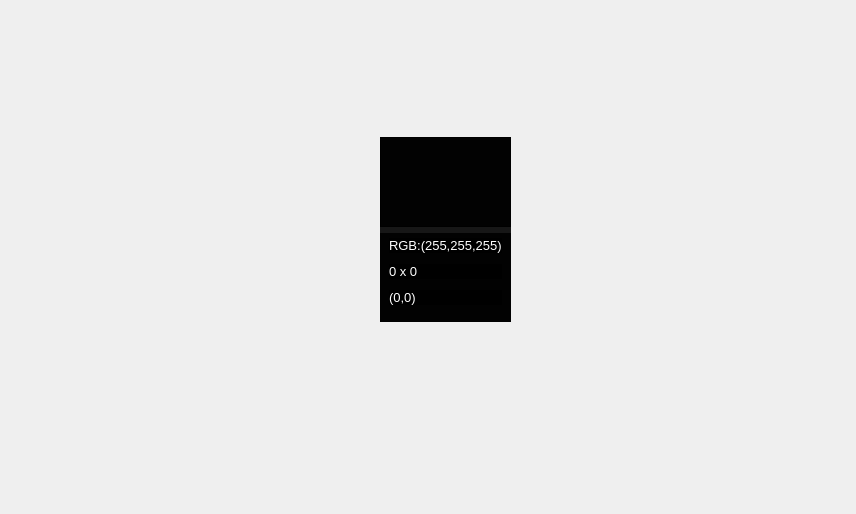
<?xml version="1.0" encoding="UTF-8"?>
<ui version="4.0">
 <class>FreeSnapDialog</class>
 <widget class="QDialog" name="FreeSnapDialog">
  <property name="geometry">
   <rect>
    <x>0</x>
    <y>0</y>
    <width>856</width>
    <height>514</height>
   </rect>
  </property>
  <property name="windowTitle">
   <string>自由截图</string>
  </property>
  <widget class="QWidget" name="widgetInfoContainer" native="true">
   <property name="geometry">
    <rect>
     <x>380</x>
     <y>137</y>
     <width>131</width>
     <height>185</height>
    </rect>
   </property>
   <property name="sizePolicy">
    <sizepolicy hsizetype="Preferred" vsizetype="Preferred">
     <horstretch>0</horstretch>
     <verstretch>0</verstretch>
    </sizepolicy>
   </property>
   <property name="palette">
    <palette>
     <active>
      <colorrole role="Button">
       <brush brushstyle="SolidPattern">
        <color alpha="230">
         <red>0</red>
         <green>0</green>
         <blue>0</blue>
        </color>
       </brush>
      </colorrole>
      <colorrole role="Base">
       <brush brushstyle="SolidPattern">
        <color alpha="230">
         <red>0</red>
         <green>0</green>
         <blue>0</blue>
        </color>
       </brush>
      </colorrole>
      <colorrole role="Window">
       <brush brushstyle="SolidPattern">
        <color alpha="230">
         <red>0</red>
         <green>0</green>
         <blue>0</blue>
        </color>
       </brush>
      </colorrole>
     </active>
     <inactive>
      <colorrole role="Button">
       <brush brushstyle="SolidPattern">
        <color alpha="230">
         <red>0</red>
         <green>0</green>
         <blue>0</blue>
        </color>
       </brush>
      </colorrole>
      <colorrole role="Base">
       <brush brushstyle="SolidPattern">
        <color alpha="230">
         <red>0</red>
         <green>0</green>
         <blue>0</blue>
        </color>
       </brush>
      </colorrole>
      <colorrole role="Window">
       <brush brushstyle="SolidPattern">
        <color alpha="230">
         <red>0</red>
         <green>0</green>
         <blue>0</blue>
        </color>
       </brush>
      </colorrole>
     </inactive>
     <disabled>
      <colorrole role="Button">
       <brush brushstyle="SolidPattern">
        <color alpha="230">
         <red>0</red>
         <green>0</green>
         <blue>0</blue>
        </color>
       </brush>
      </colorrole>
      <colorrole role="Base">
       <brush brushstyle="SolidPattern">
        <color alpha="230">
         <red>0</red>
         <green>0</green>
         <blue>0</blue>
        </color>
       </brush>
      </colorrole>
      <colorrole role="Window">
       <brush brushstyle="SolidPattern">
        <color alpha="230">
         <red>0</red>
         <green>0</green>
         <blue>0</blue>
        </color>
       </brush>
      </colorrole>
     </disabled>
    </palette>
   </property>
   <property name="styleSheet">
    <string notr="true">QWidget {
	background-color: rgba(0, 0, 0, 230)
}
QLabel {
	color: rgb(255, 255, 255)
}</string>
   </property>
   <layout class="QHBoxLayout" name="horizontalLayout">
    <property name="leftMargin">
     <number>0</number>
    </property>
    <property name="topMargin">
     <number>0</number>
    </property>
    <property name="rightMargin">
     <number>0</number>
    </property>
    <property name="bottomMargin">
     <number>0</number>
    </property>
    <item>
     <layout class="QVBoxLayout" name="verticalLayout_3">
      <item>
       <widget class="QLabel" name="labelPreview">
        <property name="sizePolicy">
         <sizepolicy hsizetype="Preferred" vsizetype="Fixed">
          <horstretch>0</horstretch>
          <verstretch>0</verstretch>
         </sizepolicy>
        </property>
        <property name="minimumSize">
         <size>
          <width>0</width>
          <height>90</height>
         </size>
        </property>
        <property name="maximumSize">
         <size>
          <width>16777215</width>
          <height>90</height>
         </size>
        </property>
        <property name="frameShape">
         <enum>QFrame::StyledPanel</enum>
        </property>
        <property name="text">
         <string/>
        </property>
        <property name="alignment">
         <set>Qt::AlignLeading|Qt::AlignLeft|Qt::AlignTop</set>
        </property>
       </widget>
      </item>
      <item>
       <widget class="QWidget" name="widget" native="true">
        <layout class="QVBoxLayout" name="verticalLayout_2">
         <property name="topMargin">
          <number>0</number>
         </property>
         <item>
          <widget class="QLabel" name="labelRGB">
           <property name="sizePolicy">
            <sizepolicy hsizetype="Preferred" vsizetype="Fixed">
             <horstretch>0</horstretch>
             <verstretch>0</verstretch>
            </sizepolicy>
           </property>
           <property name="palette">
            <palette>
             <active>
              <colorrole role="WindowText">
               <brush brushstyle="SolidPattern">
                <color alpha="255">
                 <red>255</red>
                 <green>255</green>
                 <blue>255</blue>
                </color>
               </brush>
              </colorrole>
              <colorrole role="Button">
               <brush brushstyle="SolidPattern">
                <color alpha="230">
                 <red>0</red>
                 <green>0</green>
                 <blue>0</blue>
                </color>
               </brush>
              </colorrole>
              <colorrole role="Text">
               <brush brushstyle="SolidPattern">
                <color alpha="255">
                 <red>255</red>
                 <green>255</green>
                 <blue>255</blue>
                </color>
               </brush>
              </colorrole>
              <colorrole role="ButtonText">
               <brush brushstyle="SolidPattern">
                <color alpha="255">
                 <red>255</red>
                 <green>255</green>
                 <blue>255</blue>
                </color>
               </brush>
              </colorrole>
              <colorrole role="Base">
               <brush brushstyle="SolidPattern">
                <color alpha="230">
                 <red>0</red>
                 <green>0</green>
                 <blue>0</blue>
                </color>
               </brush>
              </colorrole>
              <colorrole role="Window">
               <brush brushstyle="SolidPattern">
                <color alpha="230">
                 <red>0</red>
                 <green>0</green>
                 <blue>0</blue>
                </color>
               </brush>
              </colorrole>
              <colorrole role="PlaceholderText">
               <brush brushstyle="NoBrush">
                <color alpha="128">
                 <red>255</red>
                 <green>255</green>
                 <blue>255</blue>
                </color>
               </brush>
              </colorrole>
             </active>
             <inactive>
              <colorrole role="WindowText">
               <brush brushstyle="SolidPattern">
                <color alpha="255">
                 <red>255</red>
                 <green>255</green>
                 <blue>255</blue>
                </color>
               </brush>
              </colorrole>
              <colorrole role="Button">
               <brush brushstyle="SolidPattern">
                <color alpha="230">
                 <red>0</red>
                 <green>0</green>
                 <blue>0</blue>
                </color>
               </brush>
              </colorrole>
              <colorrole role="Text">
               <brush brushstyle="SolidPattern">
                <color alpha="255">
                 <red>255</red>
                 <green>255</green>
                 <blue>255</blue>
                </color>
               </brush>
              </colorrole>
              <colorrole role="ButtonText">
               <brush brushstyle="SolidPattern">
                <color alpha="255">
                 <red>255</red>
                 <green>255</green>
                 <blue>255</blue>
                </color>
               </brush>
              </colorrole>
              <colorrole role="Base">
               <brush brushstyle="SolidPattern">
                <color alpha="230">
                 <red>0</red>
                 <green>0</green>
                 <blue>0</blue>
                </color>
               </brush>
              </colorrole>
              <colorrole role="Window">
               <brush brushstyle="SolidPattern">
                <color alpha="230">
                 <red>0</red>
                 <green>0</green>
                 <blue>0</blue>
                </color>
               </brush>
              </colorrole>
              <colorrole role="PlaceholderText">
               <brush brushstyle="NoBrush">
                <color alpha="128">
                 <red>255</red>
                 <green>255</green>
                 <blue>255</blue>
                </color>
               </brush>
              </colorrole>
             </inactive>
             <disabled>
              <colorrole role="WindowText">
               <brush brushstyle="SolidPattern">
                <color alpha="255">
                 <red>255</red>
                 <green>255</green>
                 <blue>255</blue>
                </color>
               </brush>
              </colorrole>
              <colorrole role="Button">
               <brush brushstyle="SolidPattern">
                <color alpha="230">
                 <red>0</red>
                 <green>0</green>
                 <blue>0</blue>
                </color>
               </brush>
              </colorrole>
              <colorrole role="Text">
               <brush brushstyle="SolidPattern">
                <color alpha="255">
                 <red>255</red>
                 <green>255</green>
                 <blue>255</blue>
                </color>
               </brush>
              </colorrole>
              <colorrole role="ButtonText">
               <brush brushstyle="SolidPattern">
                <color alpha="255">
                 <red>255</red>
                 <green>255</green>
                 <blue>255</blue>
                </color>
               </brush>
              </colorrole>
              <colorrole role="Base">
               <brush brushstyle="SolidPattern">
                <color alpha="230">
                 <red>0</red>
                 <green>0</green>
                 <blue>0</blue>
                </color>
               </brush>
              </colorrole>
              <colorrole role="Window">
               <brush brushstyle="SolidPattern">
                <color alpha="230">
                 <red>0</red>
                 <green>0</green>
                 <blue>0</blue>
                </color>
               </brush>
              </colorrole>
              <colorrole role="PlaceholderText">
               <brush brushstyle="NoBrush">
                <color alpha="128">
                 <red>255</red>
                 <green>255</green>
                 <blue>255</blue>
                </color>
               </brush>
              </colorrole>
             </disabled>
            </palette>
           </property>
           <property name="font">
            <font>
             <family>Arial</family>
             <pointsize>10</pointsize>
            </font>
           </property>
           <property name="text">
            <string>RGB:(255,255,255)</string>
           </property>
           <property name="scaledContents">
            <bool>true</bool>
           </property>
          </widget>
         </item>
         <item>
          <widget class="QLabel" name="labelSize">
           <property name="sizePolicy">
            <sizepolicy hsizetype="Expanding" vsizetype="Fixed">
             <horstretch>0</horstretch>
             <verstretch>0</verstretch>
            </sizepolicy>
           </property>
           <property name="palette">
            <palette>
             <active>
              <colorrole role="WindowText">
               <brush brushstyle="SolidPattern">
                <color alpha="255">
                 <red>255</red>
                 <green>255</green>
                 <blue>255</blue>
                </color>
               </brush>
              </colorrole>
              <colorrole role="Button">
               <brush brushstyle="SolidPattern">
                <color alpha="230">
                 <red>0</red>
                 <green>0</green>
                 <blue>0</blue>
                </color>
               </brush>
              </colorrole>
              <colorrole role="Text">
               <brush brushstyle="SolidPattern">
                <color alpha="255">
                 <red>255</red>
                 <green>255</green>
                 <blue>255</blue>
                </color>
               </brush>
              </colorrole>
              <colorrole role="ButtonText">
               <brush brushstyle="SolidPattern">
                <color alpha="255">
                 <red>255</red>
                 <green>255</green>
                 <blue>255</blue>
                </color>
               </brush>
              </colorrole>
              <colorrole role="Base">
               <brush brushstyle="SolidPattern">
                <color alpha="230">
                 <red>0</red>
                 <green>0</green>
                 <blue>0</blue>
                </color>
               </brush>
              </colorrole>
              <colorrole role="Window">
               <brush brushstyle="SolidPattern">
                <color alpha="230">
                 <red>0</red>
                 <green>0</green>
                 <blue>0</blue>
                </color>
               </brush>
              </colorrole>
              <colorrole role="PlaceholderText">
               <brush brushstyle="NoBrush">
                <color alpha="128">
                 <red>255</red>
                 <green>255</green>
                 <blue>255</blue>
                </color>
               </brush>
              </colorrole>
             </active>
             <inactive>
              <colorrole role="WindowText">
               <brush brushstyle="SolidPattern">
                <color alpha="255">
                 <red>255</red>
                 <green>255</green>
                 <blue>255</blue>
                </color>
               </brush>
              </colorrole>
              <colorrole role="Button">
               <brush brushstyle="SolidPattern">
                <color alpha="230">
                 <red>0</red>
                 <green>0</green>
                 <blue>0</blue>
                </color>
               </brush>
              </colorrole>
              <colorrole role="Text">
               <brush brushstyle="SolidPattern">
                <color alpha="255">
                 <red>255</red>
                 <green>255</green>
                 <blue>255</blue>
                </color>
               </brush>
              </colorrole>
              <colorrole role="ButtonText">
               <brush brushstyle="SolidPattern">
                <color alpha="255">
                 <red>255</red>
                 <green>255</green>
                 <blue>255</blue>
                </color>
               </brush>
              </colorrole>
              <colorrole role="Base">
               <brush brushstyle="SolidPattern">
                <color alpha="230">
                 <red>0</red>
                 <green>0</green>
                 <blue>0</blue>
                </color>
               </brush>
              </colorrole>
              <colorrole role="Window">
               <brush brushstyle="SolidPattern">
                <color alpha="230">
                 <red>0</red>
                 <green>0</green>
                 <blue>0</blue>
                </color>
               </brush>
              </colorrole>
              <colorrole role="PlaceholderText">
               <brush brushstyle="NoBrush">
                <color alpha="128">
                 <red>255</red>
                 <green>255</green>
                 <blue>255</blue>
                </color>
               </brush>
              </colorrole>
             </inactive>
             <disabled>
              <colorrole role="WindowText">
               <brush brushstyle="SolidPattern">
                <color alpha="255">
                 <red>255</red>
                 <green>255</green>
                 <blue>255</blue>
                </color>
               </brush>
              </colorrole>
              <colorrole role="Button">
               <brush brushstyle="SolidPattern">
                <color alpha="230">
                 <red>0</red>
                 <green>0</green>
                 <blue>0</blue>
                </color>
               </brush>
              </colorrole>
              <colorrole role="Text">
               <brush brushstyle="SolidPattern">
                <color alpha="255">
                 <red>255</red>
                 <green>255</green>
                 <blue>255</blue>
                </color>
               </brush>
              </colorrole>
              <colorrole role="ButtonText">
               <brush brushstyle="SolidPattern">
                <color alpha="255">
                 <red>255</red>
                 <green>255</green>
                 <blue>255</blue>
                </color>
               </brush>
              </colorrole>
              <colorrole role="Base">
               <brush brushstyle="SolidPattern">
                <color alpha="230">
                 <red>0</red>
                 <green>0</green>
                 <blue>0</blue>
                </color>
               </brush>
              </colorrole>
              <colorrole role="Window">
               <brush brushstyle="SolidPattern">
                <color alpha="230">
                 <red>0</red>
                 <green>0</green>
                 <blue>0</blue>
                </color>
               </brush>
              </colorrole>
              <colorrole role="PlaceholderText">
               <brush brushstyle="NoBrush">
                <color alpha="128">
                 <red>255</red>
                 <green>255</green>
                 <blue>255</blue>
                </color>
               </brush>
              </colorrole>
             </disabled>
            </palette>
           </property>
           <property name="font">
            <font>
             <family>Arial</family>
             <pointsize>10</pointsize>
            </font>
           </property>
           <property name="text">
            <string>0 x 0</string>
           </property>
           <property name="scaledContents">
            <bool>true</bool>
           </property>
          </widget>
         </item>
         <item>
          <widget class="QLabel" name="labelPosition">
           <property name="sizePolicy">
            <sizepolicy hsizetype="Expanding" vsizetype="Fixed">
             <horstretch>0</horstretch>
             <verstretch>0</verstretch>
            </sizepolicy>
           </property>
           <property name="palette">
            <palette>
             <active>
              <colorrole role="WindowText">
               <brush brushstyle="SolidPattern">
                <color alpha="255">
                 <red>255</red>
                 <green>255</green>
                 <blue>255</blue>
                </color>
               </brush>
              </colorrole>
              <colorrole role="Button">
               <brush brushstyle="SolidPattern">
                <color alpha="230">
                 <red>0</red>
                 <green>0</green>
                 <blue>0</blue>
                </color>
               </brush>
              </colorrole>
              <colorrole role="Text">
               <brush brushstyle="SolidPattern">
                <color alpha="255">
                 <red>255</red>
                 <green>255</green>
                 <blue>255</blue>
                </color>
               </brush>
              </colorrole>
              <colorrole role="ButtonText">
               <brush brushstyle="SolidPattern">
                <color alpha="255">
                 <red>255</red>
                 <green>255</green>
                 <blue>255</blue>
                </color>
               </brush>
              </colorrole>
              <colorrole role="Base">
               <brush brushstyle="SolidPattern">
                <color alpha="230">
                 <red>0</red>
                 <green>0</green>
                 <blue>0</blue>
                </color>
               </brush>
              </colorrole>
              <colorrole role="Window">
               <brush brushstyle="SolidPattern">
                <color alpha="230">
                 <red>0</red>
                 <green>0</green>
                 <blue>0</blue>
                </color>
               </brush>
              </colorrole>
              <colorrole role="PlaceholderText">
               <brush brushstyle="NoBrush">
                <color alpha="128">
                 <red>255</red>
                 <green>255</green>
                 <blue>255</blue>
                </color>
               </brush>
              </colorrole>
             </active>
             <inactive>
              <colorrole role="WindowText">
               <brush brushstyle="SolidPattern">
                <color alpha="255">
                 <red>255</red>
                 <green>255</green>
                 <blue>255</blue>
                </color>
               </brush>
              </colorrole>
              <colorrole role="Button">
               <brush brushstyle="SolidPattern">
                <color alpha="230">
                 <red>0</red>
                 <green>0</green>
                 <blue>0</blue>
                </color>
               </brush>
              </colorrole>
              <colorrole role="Text">
               <brush brushstyle="SolidPattern">
                <color alpha="255">
                 <red>255</red>
                 <green>255</green>
                 <blue>255</blue>
                </color>
               </brush>
              </colorrole>
              <colorrole role="ButtonText">
               <brush brushstyle="SolidPattern">
                <color alpha="255">
                 <red>255</red>
                 <green>255</green>
                 <blue>255</blue>
                </color>
               </brush>
              </colorrole>
              <colorrole role="Base">
               <brush brushstyle="SolidPattern">
                <color alpha="230">
                 <red>0</red>
                 <green>0</green>
                 <blue>0</blue>
                </color>
               </brush>
              </colorrole>
              <colorrole role="Window">
               <brush brushstyle="SolidPattern">
                <color alpha="230">
                 <red>0</red>
                 <green>0</green>
                 <blue>0</blue>
                </color>
               </brush>
              </colorrole>
              <colorrole role="PlaceholderText">
               <brush brushstyle="NoBrush">
                <color alpha="128">
                 <red>255</red>
                 <green>255</green>
                 <blue>255</blue>
                </color>
               </brush>
              </colorrole>
             </inactive>
             <disabled>
              <colorrole role="WindowText">
               <brush brushstyle="SolidPattern">
                <color alpha="255">
                 <red>255</red>
                 <green>255</green>
                 <blue>255</blue>
                </color>
               </brush>
              </colorrole>
              <colorrole role="Button">
               <brush brushstyle="SolidPattern">
                <color alpha="230">
                 <red>0</red>
                 <green>0</green>
                 <blue>0</blue>
                </color>
               </brush>
              </colorrole>
              <colorrole role="Text">
               <brush brushstyle="SolidPattern">
                <color alpha="255">
                 <red>255</red>
                 <green>255</green>
                 <blue>255</blue>
                </color>
               </brush>
              </colorrole>
              <colorrole role="ButtonText">
               <brush brushstyle="SolidPattern">
                <color alpha="255">
                 <red>255</red>
                 <green>255</green>
                 <blue>255</blue>
                </color>
               </brush>
              </colorrole>
              <colorrole role="Base">
               <brush brushstyle="SolidPattern">
                <color alpha="230">
                 <red>0</red>
                 <green>0</green>
                 <blue>0</blue>
                </color>
               </brush>
              </colorrole>
              <colorrole role="Window">
               <brush brushstyle="SolidPattern">
                <color alpha="230">
                 <red>0</red>
                 <green>0</green>
                 <blue>0</blue>
                </color>
               </brush>
              </colorrole>
              <colorrole role="PlaceholderText">
               <brush brushstyle="NoBrush">
                <color alpha="128">
                 <red>255</red>
                 <green>255</green>
                 <blue>255</blue>
                </color>
               </brush>
              </colorrole>
             </disabled>
            </palette>
           </property>
           <property name="font">
            <font>
             <family>Arial</family>
             <pointsize>10</pointsize>
            </font>
           </property>
           <property name="text">
            <string>(0,0)</string>
           </property>
           <property name="scaledContents">
            <bool>true</bool>
           </property>
          </widget>
         </item>
        </layout>
       </widget>
      </item>
     </layout>
    </item>
   </layout>
  </widget>
 </widget>
 <resources/>
 <connections/>
</ui>
